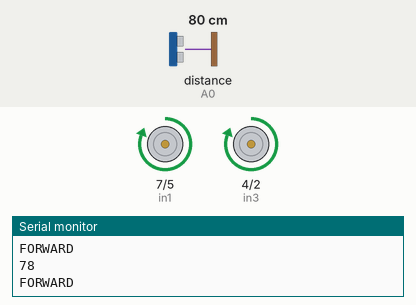
Recording of a sketch running on a simulated Arduino Uno, built with avr-gcc and run on an emulated ATmega328P. Parts: motor-driver pin pairs drawn as motors (green arrow = first pin HIGH = forward, orange = second pin HIGH = backward, longer = more drive, scaled by the enable pin), the last lines printed to the serial monitor. Wiring (inferred from the names in the program): ultrasonic range finder: trigger A1; echo A0. The test bench sets the inputs (shaded band); at power-on: distance to the obstacle (sensor on A0) 80 cm. The echo pulse lasts 58.3 µs per cm.

Above: at 1.2 s.
1.3 s: distance to the obstacle (sensor on A0) set to 12 cm
2.8 s: distance to the obstacle (sensor on A0) set to 9 cm
At 3.8 s:
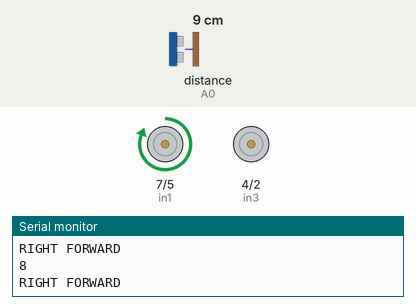
4.3 s: distance to the obstacle (sensor on A0) set to 18 cm
At 5.5 s:
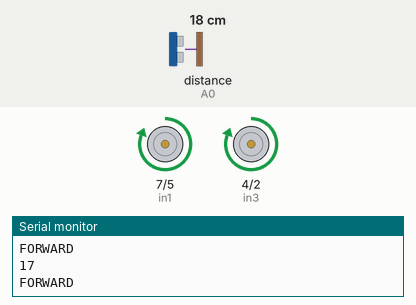
5.8 s: distance to the obstacle (sensor on A0) set to 2 cm
At 6.4 s:
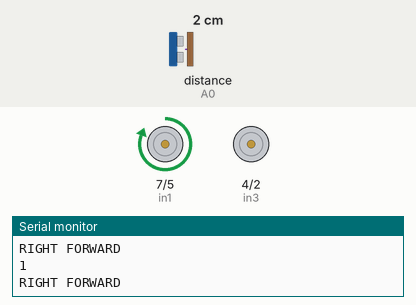
Timing chart, 0 to 8.3 s (numbered marks = the images above; inputs shaded):
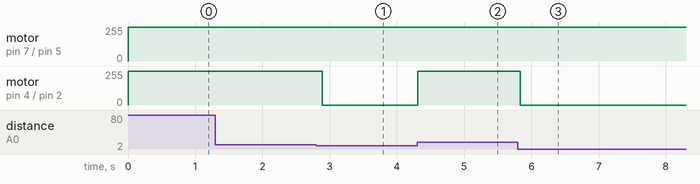

The sketch:

Obstacal_Avoid_Robot.ino
```cpp
#define ena 6
#define enb 3

#define in1 7
#define in2 5
#define in3 4
#define in4 2

#define trig A1
#define echo A0

void setup() {
  Serial.begin(9600);
  pinMode(in4,OUTPUT);
  pinMode(enb,OUTPUT);
  pinMode(in3,OUTPUT);
  pinMode(in2,OUTPUT);
  pinMode(ena,OUTPUT);
  pinMode(in1,OUTPUT);

  pinMode(trig,OUTPUT);
  pinMode(echo,INPUT);

  analogWrite(ena,255);
  analogWrite(enb,255);

}

void loop() {
  int distance;
  distance = dist_calc();

    if(distance < 10){
      right();
    }
    else{
      forward();
    }

  delay(100);
}

int dist_calc(){
  int duration, distance;
  digitalWrite(trig, LOW);
 delayMicroseconds(2);
  digitalWrite(trig, HIGH);
    delayMicroseconds(10);
  digitalWrite(trig, LOW);

  duration = pulseIn(echo,HIGH);

  distance = duration*0.034/2;
  Serial.println(distance);
  return distance;
}

void forward(){

  digitalWrite(in1,HIGH);
  digitalWrite(in2,LOW);
  digitalWrite(in3,HIGH);
  digitalWrite(in4,LOW);
  Serial.println("FORWARD");
}

void right(){

  digitalWrite(in1,HIGH);
  digitalWrite(in2,LOW);
  digitalWrite(in3,LOW);
  digitalWrite(in4,LOW);
  Serial.println("RIGHT FORWARD");
}

void left(){

  digitalWrite(in1,LOW);
  digitalWrite(in2,LOW);
  digitalWrite(in3,HIGH);
  digitalWrite(in4,LOW);
  Serial.println("LEFT FORWARD");
}
```

Measured:
- the behaviour switches between 11 and 10 cm on distance to the obstacle (sensor on A0) (found by bisection; images 0 and 1)
- after the input at 2.8 s, motor on pin 4 (in3) / pin 2 (in4): forward 255/255 → stopped after 0.09 s
- after the input at 4.3 s, motor on pin 4 (in3) / pin 2 (in4): stopped → forward 255/255 at once
- after the input at 5.8 s, motor on pin 4 (in3) / pin 2 (in4): forward 255/255 → stopped at once
